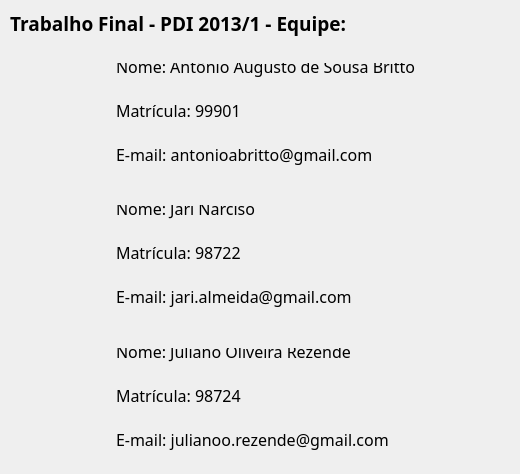
<?xml version="1.0" encoding="UTF-8"?>
<ui version="4.0">
 <class>Form</class>
 <widget class="QWidget" name="Form">
  <property name="geometry">
   <rect>
    <x>0</x>
    <y>0</y>
    <width>520</width>
    <height>474</height>
   </rect>
  </property>
  <property name="windowTitle">
   <string>About - Processamento Digital de Imagens</string>
  </property>
  <property name="windowIcon">
   <iconset>
    <normaloff>../icons/Índice.jpg</normaloff>../icons/Índice.jpg</iconset>
  </property>
  <property name="windowOpacity">
   <double>0.900000000000000</double>
  </property>
  <widget class="QWidget" name="gridLayoutWidget">
   <property name="geometry">
    <rect>
     <x>10</x>
     <y>10</y>
     <width>516</width>
     <height>455</height>
    </rect>
   </property>
   <layout class="QGridLayout" name="gridLayout">
    <item row="2" column="1">
     <widget class="QLabel" name="label_5">
      <property name="font">
       <font>
        <family>Neuropol</family>
        <pointsize>12</pointsize>
       </font>
      </property>
      <property name="text">
       <string>Nome: Antônio Augusto de Sousa Britto

Matrícula: 99901

E-mail: antonioabritto@gmail.com
</string>
      </property>
     </widget>
    </item>
    <item row="2" column="0">
     <widget class="QLabel" name="label">
      <property name="minimumSize">
       <size>
        <width>100</width>
        <height>100</height>
       </size>
      </property>
      <property name="maximumSize">
       <size>
        <width>100</width>
        <height>100</height>
       </size>
      </property>
      <property name="autoFillBackground">
       <bool>true</bool>
      </property>
      <property name="styleSheet">
       <string notr="true">background-image: url('./icons/antonio.jpg'); 
background-position: top left; 
background-repeat: repeat-xy;</string>
      </property>
      <property name="text">
       <string/>
      </property>
     </widget>
    </item>
    <item row="5" column="0" colspan="2">
     <spacer name="horizontalSpacer_3">
      <property name="orientation">
       <enum>Qt::Horizontal</enum>
      </property>
      <property name="sizeHint" stdset="0">
       <size>
        <width>40</width>
        <height>20</height>
       </size>
      </property>
     </spacer>
    </item>
    <item row="4" column="0">
     <widget class="QLabel" name="label_2">
      <property name="minimumSize">
       <size>
        <width>100</width>
        <height>100</height>
       </size>
      </property>
      <property name="maximumSize">
       <size>
        <width>100</width>
        <height>100</height>
       </size>
      </property>
      <property name="styleSheet">
       <string notr="true">background-image: url('./icons/jari.jpg'); 
background-position: top left; 
background-repeat: repeat-xy;</string>
      </property>
      <property name="text">
       <string/>
      </property>
     </widget>
    </item>
    <item row="6" column="0">
     <widget class="QLabel" name="label_3">
      <property name="enabled">
       <bool>true</bool>
      </property>
      <property name="minimumSize">
       <size>
        <width>100</width>
        <height>100</height>
       </size>
      </property>
      <property name="maximumSize">
       <size>
        <width>100</width>
        <height>100</height>
       </size>
      </property>
      <property name="styleSheet">
       <string notr="true">background-image: url('./icons/juliano.jpg'); 
background-position: top left; 
background-repeat: repeat-xy;</string>
      </property>
      <property name="text">
       <string>             </string>
      </property>
     </widget>
    </item>
    <item row="0" column="0" colspan="2">
     <widget class="QLabel" name="label_4">
      <property name="font">
       <font>
        <family>Neuropol</family>
        <pointsize>14</pointsize>
        <weight>75</weight>
        <bold>true</bold>
       </font>
      </property>
      <property name="text">
       <string>Trabalho Final - PDI 2013/1 - Equipe:</string>
      </property>
     </widget>
    </item>
    <item row="1" column="0" colspan="2">
     <spacer name="horizontalSpacer">
      <property name="orientation">
       <enum>Qt::Horizontal</enum>
      </property>
      <property name="sizeHint" stdset="0">
       <size>
        <width>40</width>
        <height>20</height>
       </size>
      </property>
     </spacer>
    </item>
    <item row="3" column="0" colspan="2">
     <spacer name="horizontalSpacer_2">
      <property name="orientation">
       <enum>Qt::Horizontal</enum>
      </property>
      <property name="sizeHint" stdset="0">
       <size>
        <width>40</width>
        <height>20</height>
       </size>
      </property>
     </spacer>
    </item>
    <item row="4" column="1">
     <widget class="QLabel" name="label_6">
      <property name="font">
       <font>
        <family>Neuropol</family>
        <pointsize>12</pointsize>
       </font>
      </property>
      <property name="text">
       <string>Nome: Jari Narciso

Matrícula: 98722

E-mail: jari.almeida@gmail.com
</string>
      </property>
     </widget>
    </item>
    <item row="6" column="1">
     <widget class="QLabel" name="label_7">
      <property name="font">
       <font>
        <family>Neuropol</family>
        <pointsize>12</pointsize>
       </font>
      </property>
      <property name="text">
       <string>Nome: Juliano Oliveira Rezende

Matrícula: 98724

E-mail: julianoo.rezende@gmail.com
</string>
      </property>
     </widget>
    </item>
   </layout>
  </widget>
 </widget>
 <resources/>
 <connections/>
</ui>
